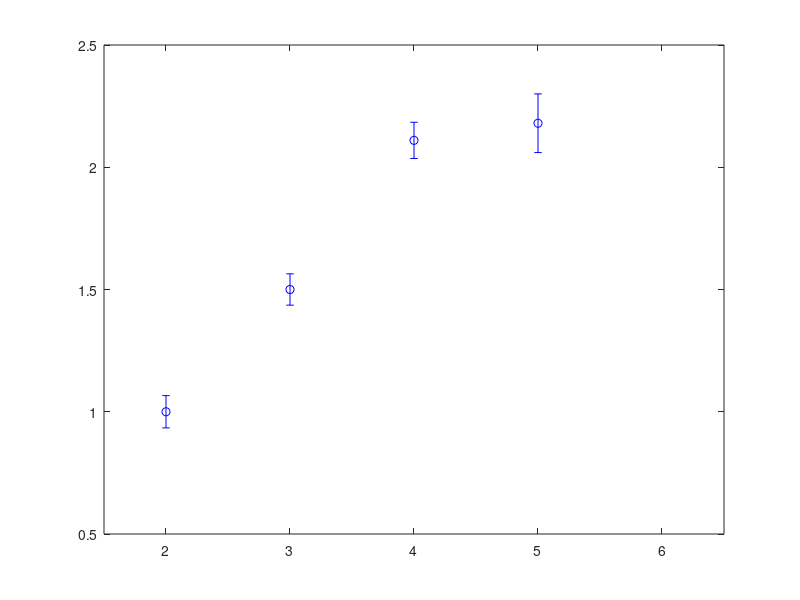

Reproduce this figure in MATLAB. (Note: this script raises an error after producing the figure.)
clear all, close all

%% n vs fluor data (measured)
data_n = 2:5;
data_fold = [1.00, 1.50, 2.11, 2.18];
data_error = [0.066, 0.064, 0.074, 0.120];

figure
errorbar(data_n,data_fold,data_error,'bo'); hold on

xlim([1.5 6.5])
ylim([0.5 2.5])

[ Qpre, p, sm, varcov] = fit_logistic(data_n,data_fold);

thalf = p(1);
Qinf = p(2);
alpha = p(3);

model_n = linspace(0,7,100);
model_fold = Qinf./(1 + exp(-alpha*(model_n-thalf)))

model_n2 = 2:6;
model_fold2 = Qinf./(1 + exp(-alpha*(model_n2-thalf)))

plot(model_n, model_fold,'r-')
plot(model_n2, model_fold2,'ro')


xlim([1.5 6.5])
ylim([0.5 2.5])

% %% Model
% n=2:6;
% nl = 3;
% rates = n.^nl./(2.25.^nl+n.^nl);
% 
% 
% figure(1)
%     plot(n,rates/rates(1),'b-'); hold on
%     
% % ratios = [1];
% % for i=2:length(n)
% %     ratios(i) = rates(i)/rates(i-1)
% % end
% 
% n1 = [2 3 4];
% data1 = [4600 5200 5500]-250;
% plot(n1,data1/data1(1),'mo'); hold on
% 
% 
% n2 = [2 3 4 5];
% data2 = [7.5 14 18 20];
% plot(n2,data2/data2(1),'ko'); hold on
% 
% % n3 = [2 3 4 5];
% % data3 = [3700 7500 13400 16000]-500;
% % plot(n3,data3/data3(1),'ks'); hold on
% 
% n4 = [2 3 4 5];
% data4 = [3910 4891 6937 7383]-783;
% plot(n4,data4/data4(1),'ro'); hold on
% 
% %% Use this data
% n5 = [2 3 4 5];
% data5 = [13004 18520 24745 26970]-1700;
% plot(n5,data5/data5(1),'rs'); hold on
% 
% % ylim([0 1.3])
% xlim([1 6])
